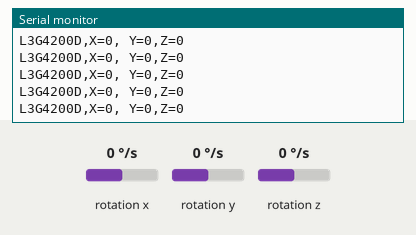
A sketch run on a simulated Arduino Mega 2560, built with avr-gcc and run on an emulated ATmega2560. Shown: the last lines printed to the serial monitor. Wiring (inferred from the names in the program): L3G4200D gyroscope at I2C address 0x69. The test bench sets the inputs (shaded band); at power-on: rotation x 0 °/s, rotation y 0 °/s, rotation z 0 °/s.

Above: at 2.7 s.
2.8 s: rotation x set to -192 °/s
At 2.86 s:
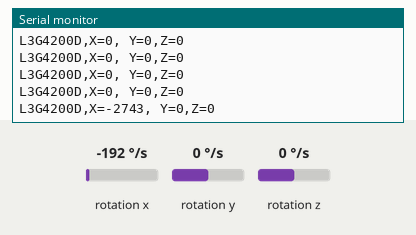
4.3 s: rotation y set to -192 °/s
At 4.31 s:
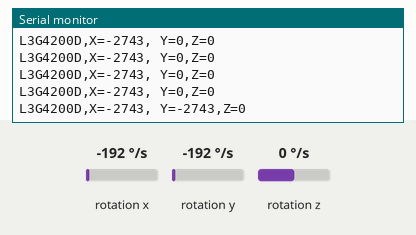
5.8 s: rotation x set to 12 °/s
At 5.87 s:
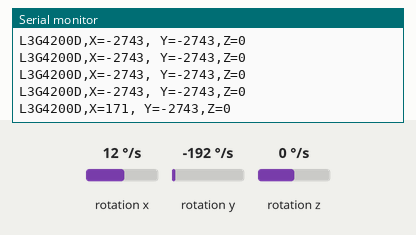
8.8 s: rotation z set to -192 °/s
At 8.88 s:
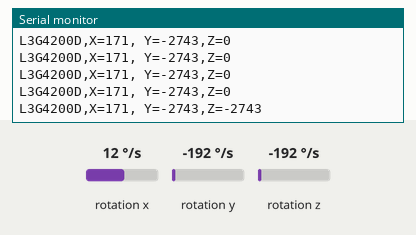
Timing chart, 0 to 11.8 s (numbered marks = the images above; inputs shaded):
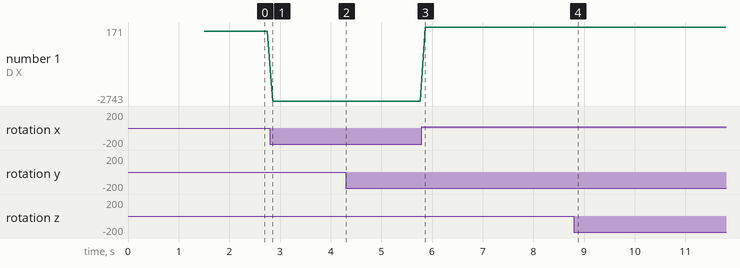

The sketch:

L3G4200D.ino
```cpp
//Arduino 1.0+ only

#include <Wire.h>

#define CTRL_REG1 0x20
#define CTRL_REG2 0x21
#define CTRL_REG3 0x22
#define CTRL_REG4 0x23
#define CTRL_REG5 0x24
#define FUNK        // Ausgabe über Funkmodem
#define USB        // Ausgabe über USB

int L3G4200D_Address = 105; //I2C address of the L3G4200D

int x;
int y;
int z;

//=====================================================================
//
//=====================================================================

void setup(){

  Wire.begin();
#ifdef USB
  Serial.begin(9600);
#endif
#ifdef FUNK
  Serial1.begin(9600);
#endif

#ifdef USB
  Serial.println("starting up L3G4200D");
#endif
#ifdef FUNK
  Serial1.println("starting up L3G4200D");
#endif
  setupL3G4200D(2000); // Configure L3G4200  - 250, 500 or 2000 deg/sec

  delay(1500); //wait for the sensor to be ready
}

//=====================================================================
//
//=====================================================================

void loop(){
  String GY50_str = "";
  GY50_str = L3G4200D();
#ifdef USB
  Serial.println(GY50_str);
#endif
#ifdef FUNK
  Serial1.println(GY50_str);
#endif

  delay(100); //Just here to slow down the serial to make it more readable
}

//=====================================================================
//
//=====================================================================

String L3G4200D(){
 String str = "";
  char s[20];

  getGyroValues();  // This will update x, y, and z with new values
  str = "L3G4200D,";
  str += "X=" + String(x) + ", Y=" + String(y) + ",Z=" + String(z) ;
  return str;

}

//=====================================================================
//
//=====================================================================

void getGyroValues(){

  byte xMSB = readRegister(L3G4200D_Address, 0x29);
  byte xLSB = readRegister(L3G4200D_Address, 0x28);
  x = ((xMSB << 8) | xLSB);

  byte yMSB = readRegister(L3G4200D_Address, 0x2B);
  byte yLSB = readRegister(L3G4200D_Address, 0x2A);
  y = ((yMSB << 8) | yLSB);

  byte zMSB = readRegister(L3G4200D_Address, 0x2D);
  byte zLSB = readRegister(L3G4200D_Address, 0x2C);
  z = ((zMSB << 8) | zLSB);
}

//=====================================================================
//
//=====================================================================

int setupL3G4200D(int scale){
  //From  Jim Lindblom of Sparkfun's code

  // Enable x, y, z and turn off power down:
  writeRegister(L3G4200D_Address, CTRL_REG1, 0b00001111);

  // If you'd like to adjust/use the HPF, you can edit the line below to configure CTRL_REG2:
  writeRegister(L3G4200D_Address, CTRL_REG2, 0b00000000);

  // Configure CTRL_REG3 to generate data ready interrupt on INT2
  // No interrupts used on INT1, if you'd like to configure INT1
  // or INT2 otherwise, consult the datasheet:
  writeRegister(L3G4200D_Address, CTRL_REG3, 0b00001000);

  // CTRL_REG4 controls the full-scale range, among other things:

  if(scale == 250){
    writeRegister(L3G4200D_Address, CTRL_REG4, 0b00000000);
  }else if(scale == 500){
    writeRegister(L3G4200D_Address, CTRL_REG4, 0b00010000);
  }else{
    writeRegister(L3G4200D_Address, CTRL_REG4, 0b00110000);
  }

  // CTRL_REG5 controls high-pass filtering of outputs, use it
  // if you'd like:
  writeRegister(L3G4200D_Address, CTRL_REG5, 0b00000000);
}

//=====================================================================
//
//=====================================================================

void writeRegister(int deviceAddress, byte address, byte val) {
    Wire.beginTransmission(deviceAddress); // start transmission to device
    Wire.write(address);       // send register address
    Wire.write(val);         // send value to write
    Wire.endTransmission();     // end transmission
}

//=====================================================================
//
//=====================================================================

int readRegister(int deviceAddress, byte address){

    int v;
    Wire.beginTransmission(deviceAddress);
    Wire.write(address); // register to read
    Wire.endTransmission();

    Wire.requestFrom(deviceAddress, 1); // read a byte

    while(!Wire.available()) {
        // waiting
    }

    v = Wire.read();
    return v;
}
```

Measured:
- after the input at 2.8 s, the serial monitor: prints a new line after 0.05 s (image 1)
- after the input at 4.3 s, the serial monitor: prints a new line at once (image 2)
- after the input at 5.8 s, the serial monitor: prints a new line after 0.07 s (image 3)
- after the input at 8.8 s, the serial monitor: prints a new line after 0.08 s (image 4)
- plotted number 1: 0 → -2743 after the input at 2.8 s, -2743 → 171 after the input at 5.8 s
